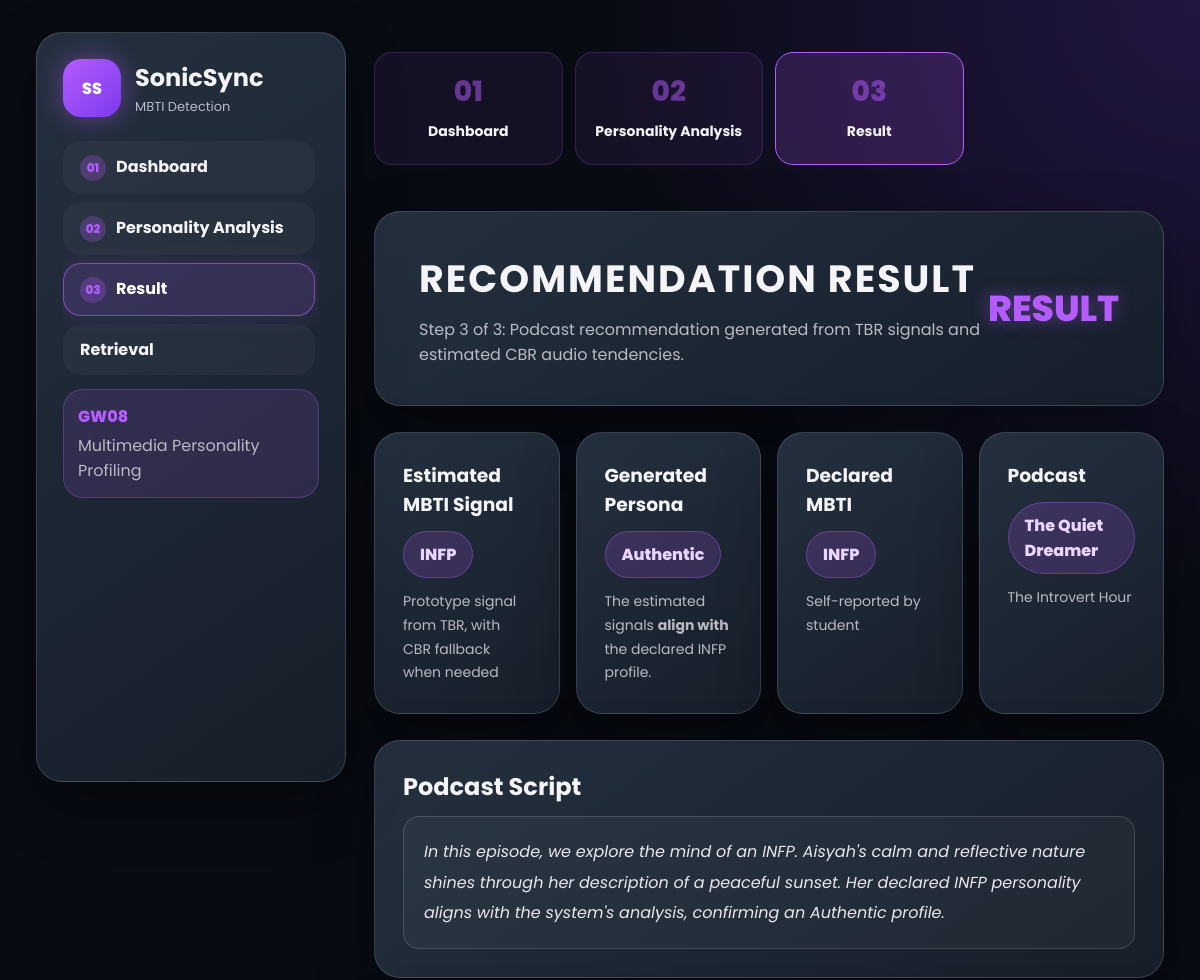
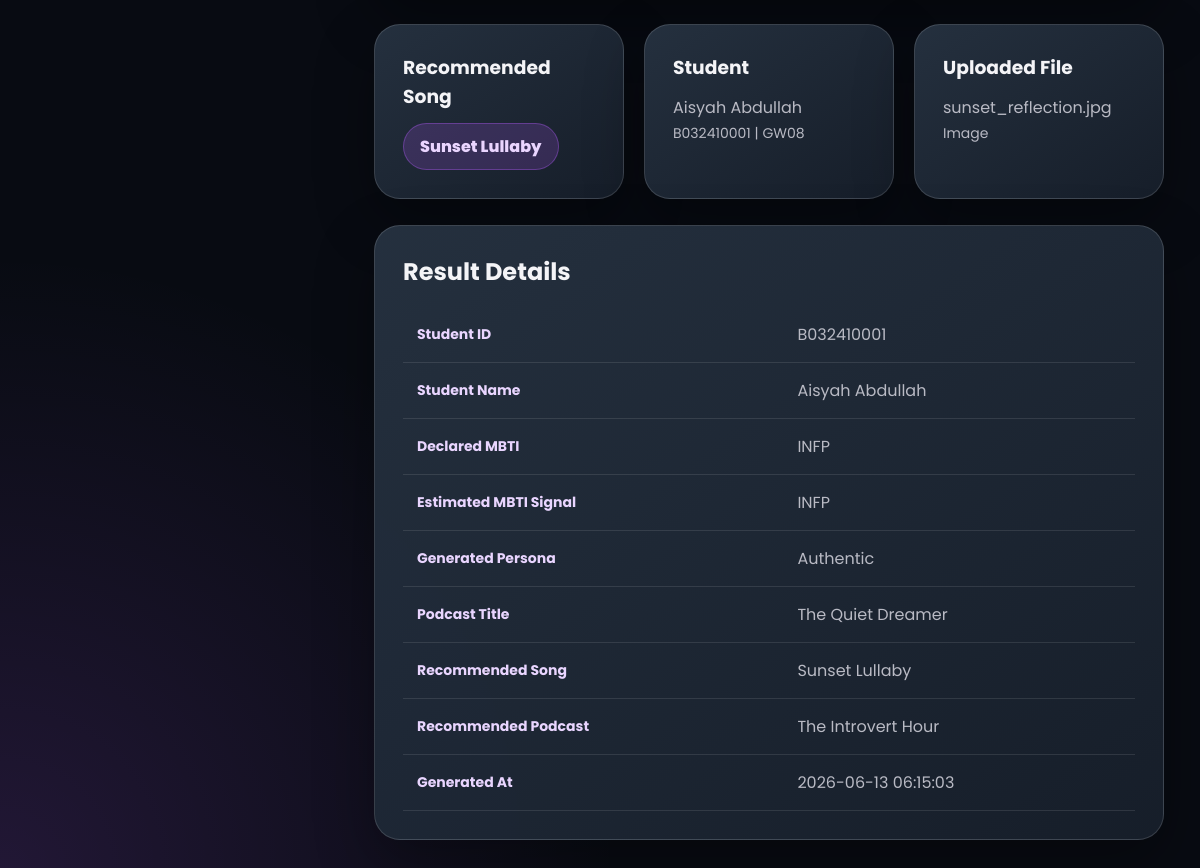
/result.php?id=1, run on the app's committed database (2 pictures, top to bottom).
### tables this page shows
CREATE TABLE recommendation_result (
    result_id INT AUTO_INCREMENT PRIMARY KEY,
    student_id VARCHAR(50) NOT NULL,
    audio_id INT DEFAULT NULL,
    predicted_mbti VARCHAR(10) DEFAULT '',
    generated_persona VARCHAR(100) DEFAULT '',
    podcast_title VARCHAR(255) DEFAULT '',
    podcast_script TEXT,
    recommended_song VARCHAR(255) DEFAULT '',
    recommended_podcast VARCHAR(255) DEFAULT '',
    generated_date TIMESTAMP DEFAULT CURRENT_TIMESTAMP,
    FOREIGN KEY (student_id) REFERENCES student(student_id),
    FOREIGN KEY (audio_id) REFERENCES audio_metadata(audio_id)
);

CREATE TABLE student (
    student_id VARCHAR(50) PRIMARY KEY,
    name VARCHAR(100) NOT NULL,
    matric_no VARCHAR(20) DEFAULT '',
    phone_no VARCHAR(20) DEFAULT '',
    lab_group VARCHAR(50) DEFAULT '',
    mbti_type VARCHAR(10) DEFAULT '',
    life_value TEXT,
    preferred_podcast_tone VARCHAR(50) DEFAULT ''
);

CREATE TABLE multimedia_asset (
    asset_id INT AUTO_INCREMENT PRIMARY KEY,
    student_id VARCHAR(50) NOT NULL,
    file_name VARCHAR(255) NOT NULL,
    file_type VARCHAR(30) NOT NULL,
    file_size INT NOT NULL,
    file_path VARCHAR(255) NOT NULL,
    description TEXT,
    tags VARCHAR(500) DEFAULT '',
    media_category VARCHAR(30) NOT NULL,
    upload_date TIMESTAMP DEFAULT CURRENT_TIMESTAMP,
    FOREIGN KEY (student_id) REFERENCES student(student_id)
);

### result.php (the view, shortened to what this page needs)
<?php
include 'includes/db.php';
$result_id = $_GET['id'] ?? 0;
$row = null;
if ($result_id) {
    $stmt = $conn->prepare("
        SELECT rr.*, s.name AS student_name, s.matric_no, s.mbti_type AS declared_mbti, s.lab_group,
               ma.description, ma.tags, ma.media_category, ma.file_name,
               am.genre, am.energy_level, am.mood_type, am.song_title, am.artist_or_creator,
               am.tempo_bpm, am.rms_energy, am.spectral_centroid, am.zero_crossing_rate,
               am.tempo_category, am.personality_tendency
        FROM recommendation_result rr
        JOIN student s ON rr.student_id = s.student_id
        LEFT JOIN multimedia_asset ma ON s.student_id = ma.student_id
        LEFT JOIN audio_metadata am ON rr.audio_id = am.audio_id
        WHERE rr.result_id = ?
        LIMIT 1
    ");
    $stmt->bind_param('i', $result_id);
    $stmt->execute();
    $row = $stmt->get_result()->fetch_assoc();
}
?>
<?php include 'includes/header.php'; ?>
<section class="hero">
    <div>
        <h1>Recommendation Result</h1>
        <p>Step 3 of 3: Podcast recommendation generated from TBR signals and estimated CBR audio tendencies.</p>
    </div>
    <div class="tag">RESULT</div>
</section>
<?php if (!$row): ?>
<section class="card">
    <h3>No Result Found</h3>
    <p>Please complete the analysis form first.</p>
    <a class="btn" href="analysis.php">Go to Analysis</a>
</section>
<?php else: ?>
<section class="grid-4">
    <div class="card">
        <h3>Estimated MBTI Signal</h3>
        <span class="result-badge"><?= htmlspecialchars($row['predicted_mbti'] ?: 'Not determined') ?></span>
        <p class="small-text" style="margin-top:12px">Prototype signal from TBR, with CBR fallback when needed</p>
    </div>
    <div class="card">
        <h3>Generated Persona</h3>
        <span class="result-badge"><?= htmlspecialchars($row['generated_persona']) ?></span>
        <p class="small-text" style="margin-top:12px">
            <?php if ($row['generated_persona'] === 'Authentic'): ?>
                The estimated signals <strong>align with</strong> the declared <?= htmlspecialchars($row['declared_mbti']) ?> profile.
            <?php elseif ($row['generated_persona'] === 'Creative Deviation'): ?>
                The estimated signals <strong>differ from</strong> the declared <?= htmlspecialchars($row['declared_mbti']) ?> profile.
            <?php else: ?>
                Persona could not be determined from available data.
            <?php endif; ?>
        </p>
    </div>
    <div class="card">
        <h3>Declared MBTI</h3>
        <span class="result-badge"><?= htmlspecialchars($row['declared_mbti'] ?: 'Not set') ?></span>
        <p class="small-text" style="margin-top:12px">Self-reported by student</p>
    </div>
    <div class="card">
        <h3>Podcast</h3>
        <span class="result-badge"><?= htmlspecialchars($row['podcast_title']) ?></span>
        <p class="small-text" style="margin-top:12px"><?= htmlspecialchars($row['recommended_podcast']) ?></p>
    </div>
</section>
<section class="table-card">
    <h2>Podcast Script</h2>
    <div class="podcast-script">
        <?= nl2br(htmlspecialchars($row['podcast_script'])) ?>
    </div>
</section>
<section class="grid-3">
    <div class="card">
        <h3>Recommended Song</h3>
        <span class="result-badge"><?= htmlspecialchars($row['recommended_song']) ?></span>
    </div>
    <div class="card">
        <h3>Student</h3>
        <p><?= htmlspecialchars($row['student_name']) ?></p>
        <p class="small-text"><?= htmlspecialchars($row['matric_no']) ?> | <?= htmlspecialchars($row['lab_group']) ?></p>
    </div>
    <div class="card">
        <h3>Uploaded File</h3>
        <p><?= htmlspecialchars($row['file_name']) ?></p>
        <p class="small-text"><?= htmlspecialchars($row['media_category']) ?></p>
    </div>
</section>
<section class="table-card">
    <h2>Result Details</h2>
    <table>
        <tr><th>Student ID</th><td><?= htmlspecialchars($row['student_id']) ?></td></tr>
        <tr><th>Student Name</th><td><?= htmlspecialchars($row['student_name']) ?></td></tr>
        <tr><th>Declared MBTI</th><td><?= htmlspecialchars($row['declared_mbti'] ?: 'Not set') ?></td></tr>
        <tr><th>Estimated MBTI Signal</th><td><?= htmlspecialchars($row['predicted_mbti'] ?: 'Not determined') ?></td></tr>
        <tr><th>Generated Persona</th><td><?= htmlspecialchars($row['generated_persona']) ?></td></tr>
        <tr><th>Podcast Title</th><td><?= htmlspecialchars($row['podcast_title']) ?></td></tr>
        <tr><th>Recommended Song</th><td><?= htmlspecialchars($row['recommended_song']) ?></td></tr>
        <tr><th>Recommended Podcast</th><td><?= htmlspecialchars($row['recommended_podcast']) ?></td></tr>
        <tr><th>Generated At</th><td><?= htmlspecialchars($row['generated_date']) ?></td></tr>
    </table>
</section>
<?php endif; ?>
<?php include 'includes/footer.php'; ?>

### assets/css/style.css (style rules this page uses)
:root { --bg: #080b12; --panel: #202935; --panel-light: #263241; --border: rgba(255,255,255,0.14); --text: #f4f4f7; --muted: #b9bac4; --purple: #b45cff; --purple-2: #7c3aed; --purple-glow: rgba(180,92,255,0.45); --success: #32d583; --warning: #fdb022; --danger: #f97066; }
* { box-sizing: border-box; }
body { margin: 0; font-family: 'Poppins', Arial, sans-serif; color: var(--text); background: radial-gradient(circle at top right, rgba(124,58,237,0.22), transparent 28%), radial-gradient(circle at bottom left, rgba(180,92,255,0.15), transparent 28%), var(--bg); min-height: 100vh; }
.sidebar, .hero, .card, .table-card, .form-card { background: linear-gradient(145deg, rgba(38,50,65,0.96), rgba(23,31,43,0.96)); border: 1px solid var(--border); border-radius: 26px; box-shadow: 0 22px 60px rgba(0,0,0,0.32); }
.hero { padding: 38px 44px; display: flex; align-items: center; justify-content: space-between; min-height: 155px; }
.hero h1 { margin: 0; font-size: 38px; letter-spacing: 2px; text-transform: uppercase; }
.hero .tag { font-size: 36px; font-weight: 800; color: var(--purple); text-shadow: 0 0 18px var(--purple-glow); }
.hero p { color: var(--muted); margin: 10px 0 0; max-width: 760px; }
.grid-3 { display: grid; grid-template-columns: repeat(3, 1fr); gap: 20px; }
.card, .form-card, .table-card { padding: 28px; }
.card h3, .form-card h2, .table-card h2 { margin: 0 0 12px; }
.card p { color: var(--muted); margin: 0; line-height: 1.7; }
.result-badge { display: inline-block; padding: 10px 16px; border-radius: 999px; background: rgba(180,92,255,0.18); color: #ead5ff; border: 1px solid rgba(180,92,255,0.35); font-weight: 800; }
table { width: 100%; border-collapse: collapse; margin-top: 18px; }
th, td { padding: 15px 14px; text-align: left; border-bottom: 1px solid rgba(255,255,255,0.1); }
th { color: #e9d5ff; font-size: 14px; }
td { color: var(--muted); }
.small-text { color: var(--muted); font-size: 14px; line-height: 1.8; }
.podcast-script { padding: 20px; border-radius: 16px; background: rgba(255,255,255,0.04); border: 1px solid var(--border); line-height: 1.9; font-style: italic; color: #e8e7ef; }
.grid-4 { display: grid; grid-template-columns: repeat(4, 1fr); gap: 16px; }

### data on the page
recommendation_result: predicted_mbti "INFP", generated_persona "Authentic", student.mbti_type "INFP", podcast_title "The Quiet Dreamer", recommended_podcast "The Introvert Hour", podcast_script "In this episode, we explore the mind of an INFP. Aisyah's calm and reflective nature shines through her description of a peaceful sunset. Her declared INFP personality aligns with the system's analysis, confirming an Authentic profile.", recommended_song "Sunset Lullaby", student.name "Aisyah Abdullah", student.matric_no "B032410001", student.lab_group "GW08", multimedia_asset.file_name "sunset_reflection.jpg", multimedia_asset.media_category "Image", student "B032410001", generated_date "2026-06-13 06:15:03"

### other printed values
$p['step'] "01"
$p['label'] "Dashboard"
$p['step'] "02"
$p['label'] "Personality Analysis"
$p['step'] "03"
$p['label'] "Result"
$p['label'] "Retrieval"
